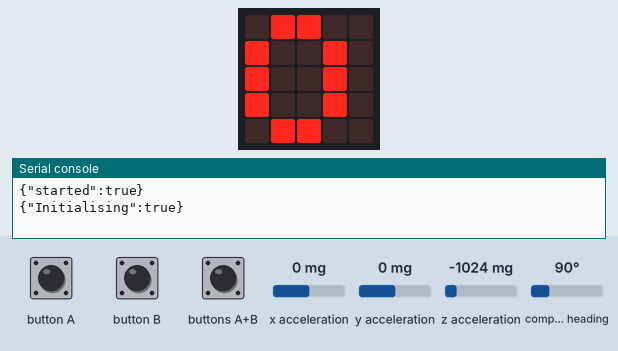
This program was run on a simulated BBC micro:bit running MicroPython. On the bench: the board's 5×5 LED display, the last lines printed to the serial console. The test bench sets the inputs (shaded band); at power-on: x acceleration 0 mg, y acceleration 0 mg, z acceleration -1024 mg, compass heading 90°. Files the program writes start out absent; no radio messages arrive unless stated (any console line starting 'radio sent:' is added by the test bench); the compass is already calibrated; files that are not in the repository are absent.

Above: at 0.1 s.
1.5 s: x acceleration set to -1440 mg
At 1.52 s:
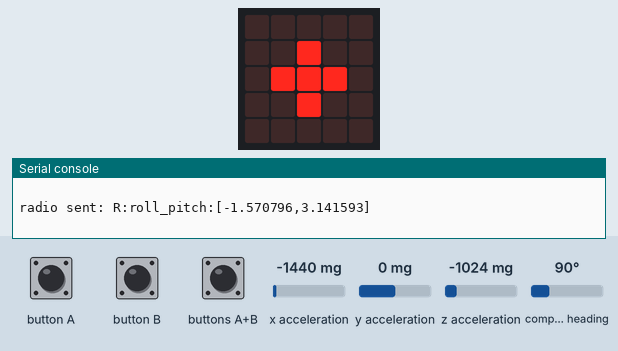
At 2.6 s:
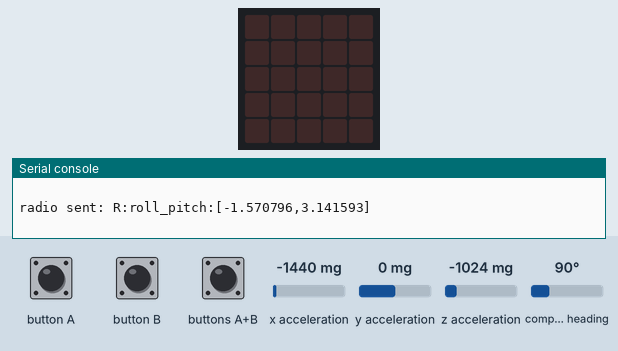
3.0 s: button A pressed for 0.15 s
4.6 s: button B pressed for 0.15 s
Timing chart, 0 to 7.6 s (numbered marks = the images above; inputs shaded):
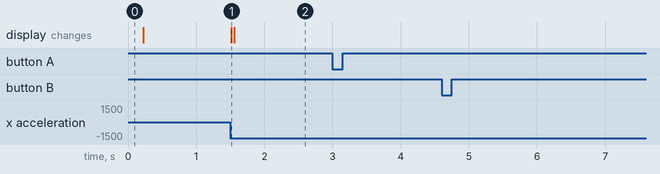

Measured:
- after the input at 1.5 s, the display: changes at once (image 1)

The program:

tx_angle.py
```python
# Remote micro:bit - boot with 'a' button pressed for passive infrared, boot without for face up/down
import radio, math
from microbit import *

# Common - easier this way due to simple build process
class COMMS: # character, json
    BUTTON_A = ('a', 'button_a:true\n')
    BUTTON_B = ('b', 'button_b:true\n')
    HEADING = 'H'
    ROLL_PITCH = 'R'
    TILT = 'T'

_channel = 0
CONFIG_FILE = 'config.txt'

# The radio won't work unless it's switched on.
def radio_on():
    print('{"channel":' + str(_channel) + '}')
    # set the channel
    radio.config(channel=_channel, power=1, length=128, data_rate=radio.RATE_2MBIT)
    radio.on()

def display_channel():
    if _channel <= 9:
        display.show(str(_channel))
    else:
        display.show(chr(_channel-10+ord('A')))

def check_button(button, add):
  global _channel # this allows us to change the global variable
  if button.is_pressed():
    _channel = _channel + add # which we do here
    if _channel < 0:
      _channel = 15
    elif _channel > 15:
      _channel = 0
    save()
    display_channel()
    sleep(500) # this is 0.5 seconds, or 500 millisecon

def config():
    display_channel()
    while True:
        check_button(button_a, -1)
        check_button(button_b, 1)

def save():
    with open(CONFIG_FILE, 'w') as file:
        file.write(str(_channel))

def load():
    global _channel
    try:
        with open(CONFIG_FILE, 'r') as file:
            data = file.read()
            _channel = int(data)
    except:
        print('{"Initialising":true}')
        save()
    display_channel()
    sleep(200)

def roll_pitch_heading():
    last_tilt = False
    last_roll = False
    last_pitch = False
    last_heading = False
    while True:
        if button_a.is_pressed() and button_b.is_pressed():
            compass.calibrate()
        elif button_a.was_pressed():
            radio.send(COMMS.BUTTON_A[0]+':'+COMMS.BUTTON_A[1])
        elif button_b.was_pressed():
            radio.send(COMMS.BUTTON_B[0]+':'+COMMS.BUTTON_B[1])
        heading = compass.heading()
        if (heading != last_heading) :
            radio.send(COMMS.HEADING+':heading:'+str(heading)+'\n')
            sleep(20)
            last_heading = heading
            needle = ((15 - heading)//30)%12
            display.show(Image.ALL_CLOCKS[needle])
        display.show(' ')
        x = accelerometer.get_x()/1024
        y = accelerometer.get_y()/1024
        z = accelerometer.get_z()/1024
        roll = math.pi-(math.atan2(x, z)%(math.pi*2))
        pitch = math.pi-(math.atan2(y, z)%(math.pi*2))
#        strength = z/math.sqrt(x*x+y*y+z*z)
#        strength = max(-1, min(1, strength))
#        tilt = math.pi-math.acos(strength)
#        if tilt != last_tilt:
#            print(COMMS.TILT+':tilt:'+str(tilt)+' '+str(strength))
#            radio.send(COMMS.TILT+':tilt:'+str(tilt)+'\n')
#            sleep(20)
#            last_tilt = tilt
        if roll != last_roll or pitch != last_pitch:
            radio.send(COMMS.ROLL_PITCH+':roll_pitch:['+str(roll)+','+str(pitch)+']\n')
            last_roll = roll
            last_pitch = pitch
            display.show('+')
            sleep(20)
            display.show('-')
        sleep(20)
    return # never does
#Main program
print('{"started":true}')
load()
radio_on()
if button_a.is_pressed() and not button_b.is_pressed(): # only a pressed
    config()
else:
    roll_pitch_heading()
```
